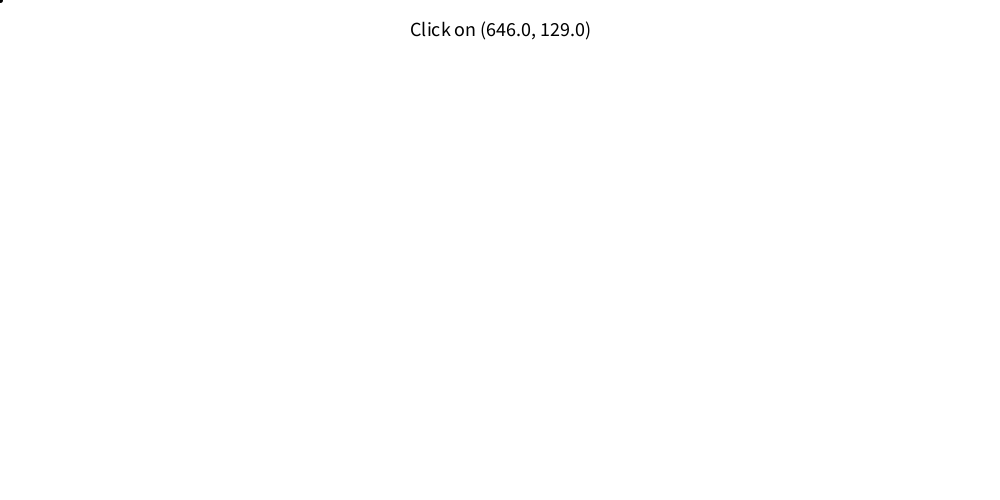
Frame 1 (no input)
Frame 60 (the mouse pressed at the canvas centre just before this capture): identical to frame 1, image omitted
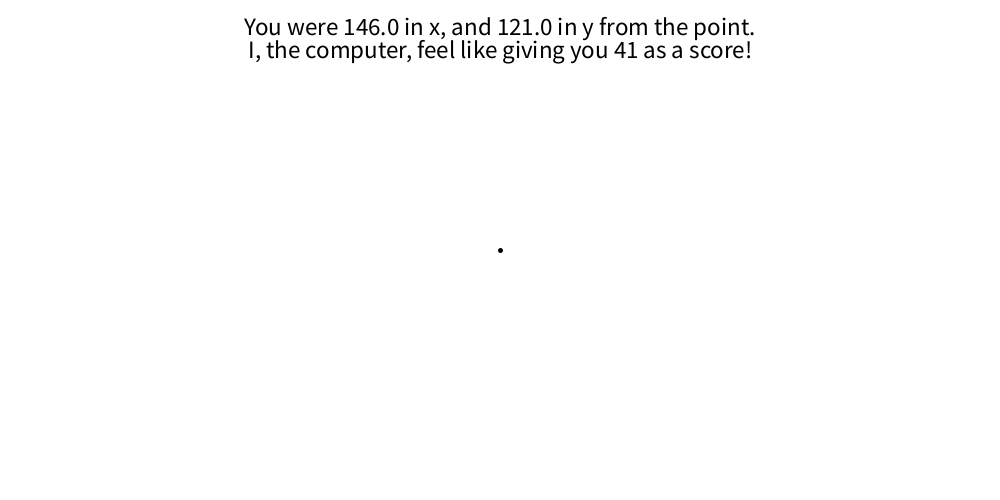
Frame 120 (the mouse held since frame 60 and released just before this capture)

The Processing sketch that drew these frames (run headless with seeded random() and noise(); from frame 60 on, the mouse is pressed at the canvas centre):

// Processing sketch: pointToAVector
// ── pointToAVector.pde
PVector vec1 = new PVector();
int windowWidth = 1000;
int windowHeight = 500;
int vecX = (int)random(0, windowWidth);
int vecY = (int)random(0, windowHeight);
int score;
boolean hasClicked = false;
int x;
int y;

void setup(){
  size(1000, 500);
}

void draw(){
  background(255);
  vec1.set(vecX, vecY);
  message();
  drawPoint();
}

void message(){
  String mess = "Click on (" + vec1.x +", " + vec1.y +")";
  String feedBack = "You were " + abs(vec1.x - x) + " in x, and " + abs(vec1.y - y) + " in y from the point.";
  String feedBack2 = "I, the computer, feel like giving you " + score + " as a score!";

  if(hasClicked){
    fill(0);
    textSize(25);
    textAlign(CENTER, BOTTOM);
    text(feedBack,  width/2, 40);
    textAlign(CENTER, TOP);
    text(feedBack2, width/2, 40);
  } else {
    fill(0);
    textSize(20);
    textAlign(CENTER, BOTTOM);
    text(mess, width/2, 40);
  }
}

void drawPoint(){
  mousePressed();
  stroke(0);
  strokeWeight(5);
  point(x, y);
}

void mousePressed(){
  if(mousePressed){
    x = mouseX;
    y = mouseY;
    score = (int)random(1, 100);
    hasClicked = true;
  }
}
